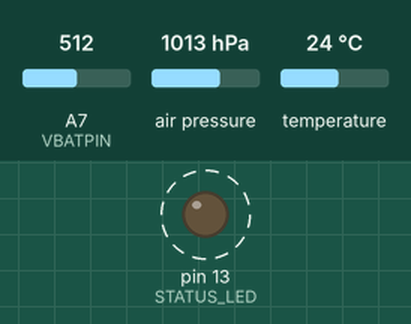
Simulated run of this sketch. Board: Arduino Nano, built with avr-gcc and run on an emulated ATmega328P. On the bench: output pins drawn as LEDs (lit = HIGH). Dashed ring = blinking. Inputs (shaded band) come from the test bench; at power-on: A7 (VBATPIN) = 512, air pressure 1013 hPa, temperature 24 °C. Storage starts empty; no radio packets arrive unless stated; pins used as bus, display or sensor lines are not drawn; what the sketch prints to the serial monitor is not drawn.

Above: at 0.8 s.
Timing chart, 0 to 3.1 s (numbered marks = the images above):
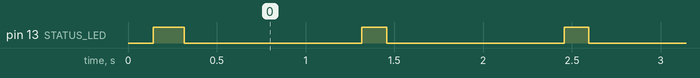

Measured:
- by itself, pin 13 (STATUS_LED): alternates HIGH for 0.14 s and LOW for 1.0 s

The sketch:

hummingbird_arduino.ino
```cpp
//BMP180
#include <Wire.h>
#include <Adafruit_BMP085.h>
//RFM96
#include <SPI.h>
#include <RH_RF95.h>
//SD card
#include <SD.h>

//Constants
#define VBATPIN A7

#define RFM95_CS 12
#define RFM95_RST 11
#define RFM95_INT 10
#define RF95_FREQ 915.0

#define SD_CS 4

#define STATUS_LED 13

Adafruit_BMP085 bmp;

RH_RF95 rf95(RFM95_CS, RFM95_INT);

struct Datapoint {
  float temperature;
  int32_t pressure;
  float battery_voltage;
  uint32_t packet_number;
  uint32_t flight_number;
} datapoint;

uint32_t packet_number = 0;

uint8_t flight_number = 0;
char filename[13];


void setup() {
  //  while (!Serial) { } //magic thing to catch all serial messages

  pinMode(STATUS_LED, OUTPUT);
  digitalWrite(STATUS_LED, LOW);


  Serial.begin(9600);
  Serial.println("Booting........");

  if (!bmp.begin()) {
    error("No BMP sensor found");
  }

  //reset rfm95
  pinMode(RFM95_RST, OUTPUT);
  digitalWrite(RFM95_RST, HIGH);
  delay(100);
  digitalWrite(RFM95_RST, LOW);
  delay(10);
  digitalWrite(RFM95_RST, HIGH);
  delay(10);

  if (!rf95.init()) {
    error("LoRa radio init failed");
  }
  if (!rf95.setFrequency(RF95_FREQ)) {
    error("setFrequency failed");
  }
  rf95.setTxPower(23, false);

  if (!SD.begin(SD_CS)) {
    error("Card failed, or not present");
  }

  findFilename(filename);
  Serial.print("writing data to ");
  Serial.println(filename);

  Serial.println("success");
}

void loop() {
  digitalWrite(STATUS_LED, HIGH);
  datapoint = {
    bmp.readTemperature(),
    bmp.readPressure(),
    getBatteryVoltage(),
    packet_number,
    flight_number
  };

  log();
  transmit();
  saveSD();

  packet_number++;
  digitalWrite(STATUS_LED, LOW);

  delay(1000);
}

void log() {
  Serial.print("Flight number = ");
  Serial.println(flight_number);

  Serial.print("Packet Number = ");
  Serial.println(packet_number);

  Serial.print("Temperature = ");
  Serial.print(datapoint.temperature);
  Serial.println(" *C");

  Serial.print("Pressure = ");
  Serial.print(datapoint.pressure);
  Serial.println(" Pa");

  Serial.print("Voltage = " );
  Serial.print(datapoint.battery_voltage);
  Serial.println(" V");
}

void transmit() {
  Serial.println("sending...");

  byte buf[sizeof(Datapoint)] = {0};

  memcpy(buf, &datapoint, sizeof(Datapoint));

  rf95.send((uint8_t *)buf, sizeof(buf));

  delay(10);
  rf95.waitPacketSent();

  Serial.println("sent");
}

float getBatteryVoltage() {
  float measuredvbat = analogRead(VBATPIN);
  measuredvbat *= 2;    // we divided by 2, so multiply back
  measuredvbat *= 3.3;  // Multiply by 3.3V, our reference voltage
  measuredvbat /= 1024; // convert to voltage
  return measuredvbat;
}

// SD Card related

void findFilename(char* filename) {
  strcpy(filename, "FLIGHT00.csv");
  for (flight_number = 0; flight_number < 100; flight_number++) {
    uint8_t offset = 6 ;
    if (flight_number < 10) {
      offset = 7;
    }
    itoa(flight_number, filename + offset * sizeof(char), 10);

    filename[8] = '.'; //clear null termination from itoa
    if (!(SD.exists(filename))) {
      break;
    }
  }
}

void saveSD() {
  File dataFile = SD.open(filename, FILE_WRITE);
  if (!dataFile) {
    error("error opening SD card file");
  }

  dataFile.print(datapoint.packet_number);
  dataFile.print(",");
  dataFile.print(datapoint.pressure);
  dataFile.print(",");
  dataFile.print(datapoint.temperature);
  dataFile.print(",");
  dataFile.print(datapoint.battery_voltage);
  dataFile.println();
  dataFile.close();
  Serial.println("done");

}

void error(char* msg) {
  digitalWrite(STATUS_LED, HIGH);
  while (1) {
    Serial.println("error");
    Serial.println(msg);
    delay(10000);
  }
}
```
